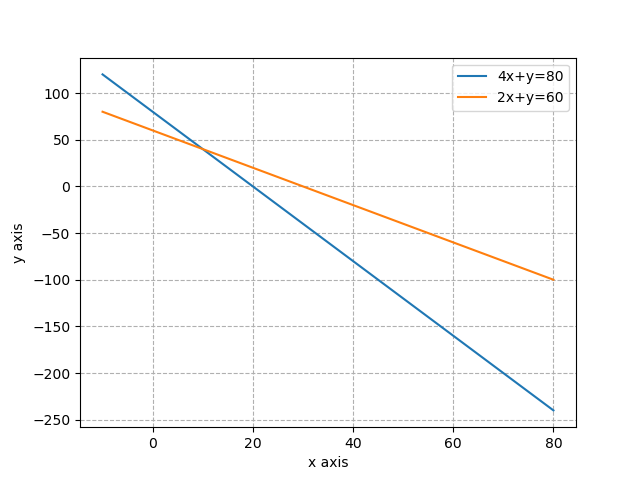

The Python source for this figure:
import numpy as np
import mpmath as mp
import matplotlib.pyplot as plt
from numpy import linalg as LA
import cvxpy  as cp

import sys                                          #for path to external scripts
#sys.path.insert(0,'/storage/emulated/0/github/cbse-papers/CoordGeo')         #path to my scripts
sys.path.insert(0,'/home/dell/opt/CoordGeo')

#local imports
from line.funcs import *
from triangle.funcs import *
from conics.funcs import *

#if using termux
import subprocess
import shlex
#end if

# ax+by+cz >= d
A = np.array([[4,1],[2,1],[1,0],[0,1]])
A_b = np.array([80,60,0,0]).reshape(4,1)
# objective function coeffs
c = np.array([10, 4])
x = cp.Variable((2,1),nonneg=True)
#Cost function
f = c@x
obj = cp.Minimize(f)
#Constraints
constraint = [ A@x >= A_b]

#solution
prob = cp.Problem(obj, constraint)
prob.solve()
#print("status:", prob.status)
print("optimal value:", np.round(f.value))
print("optimal var:", np.round(x.value.T))

x1=np.linspace(-10,80,200)
#print(len(x1))
y1=(80-4*x1)
y2=(60-2*x1)
plt.plot(x1,y1,label='4x+y=80')
plt.plot(x1,y2,label='2x+y=60')
#y4=np.zeros(len(x1))
#plt.plot(x1,y4,label='y=0')
#plt.plot(y4,x1,label='x=0')
plt.title('')
#plt.ylim([-2,8])
# Add X and y Label
plt.xlabel('x axis')
plt.ylabel('y axis')

# Add a grid
plt.grid(alpha=1,linestyle='--')
plt.legend()
plt.savefig('/home/dell/opt/optfig.pdf')
#subprocess.run(shlex.split("termux-open /sdcard/Download/anusha1/python1/opt1.pdf"))
plt.show()
